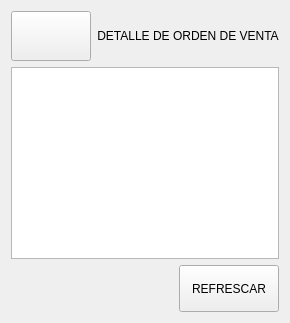
               <widget class="QWidget" name="pventas_detalle">
                <layout class="QVBoxLayout" name="verticalLayout_29">
                 <item>
                  <layout class="QHBoxLayout" name="horizontalLayout_21">
                   <item>
                    <widget class="QPushButton" name="bt_back_detalleventa">
                     <property name="minimumSize">
                      <size>
                       <width>80</width>
                       <height>50</height>
                      </size>
                     </property>
                     <property name="maximumSize">
                      <size>
                       <width>80</width>
                       <height>50</height>
                      </size>
                     </property>
                     <property name="text">
                      <string/>
                     </property>
                     <property name="icon">
                      <iconset>
                       <normaloff>imagenes_gui/flecha_izquierda_blanca.svg</normaloff>imagenes_gui/flecha_izquierda_blanca.svg</iconset>
                     </property>
                     <property name="iconSize">
                      <size>
                       <width>40</width>
                       <height>40</height>
                      </size>
                     </property>
                    </widget>
                   </item>
                   <item>
                    <widget class="QLabel" name="label_26">
                     <property name="sizePolicy">
                      <sizepolicy hsizetype="Preferred" vsizetype="Preferred">
                       <horstretch>0</horstretch>
                       <verstretch>0</verstretch>
                      </sizepolicy>
                     </property>
                     <property name="minimumSize">
                      <size>
                       <width>120</width>
                       <height>50</height>
                      </size>
                     </property>
                     <property name="maximumSize">
                      <size>
                       <width>10000</width>
                       <height>50</height>
                      </size>
                     </property>
                     <property name="text">
                      <string>DETALLE DE ORDEN DE VENTA</string>
                     </property>
                     <property name="alignment">
                      <set>Qt::AlignCenter</set>
                     </property>
                    </widget>
                   </item>
                  </layout>
                 </item>
                 <item>
                  <widget class="QTableWidget" name="table_detalleventa"/>
                 </item>
                 <item>
                  <layout class="QHBoxLayout" name="horizontalLayout_42">
                   <item>
                    <spacer name="horizontalSpacer_20">
                     <property name="orientation">
                      <enum>Qt::Horizontal</enum>
                     </property>
                     <property name="sizeHint" stdset="0">
                      <size>
                       <width>40</width>
                       <height>20</height>
                      </size>
                     </property>
                    </spacer>
                   </item>
                   <item>
                    <widget class="QPushButton" name="bt_refrescar_ventasdetalle">
                     <property name="minimumSize">
                      <size>
                       <width>100</width>
                       <height>47</height>
                      </size>
                     </property>
                     <property name="text">
                      <string>REFRESCAR</string>
                     </property>
                    </widget>
                   </item>
                  </layout>
                 </item>
                </layout>
               </widget>
